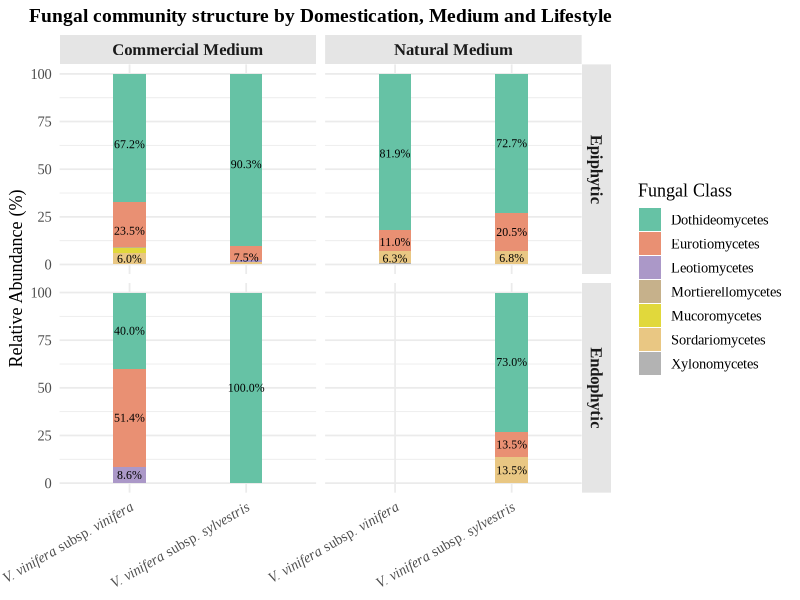
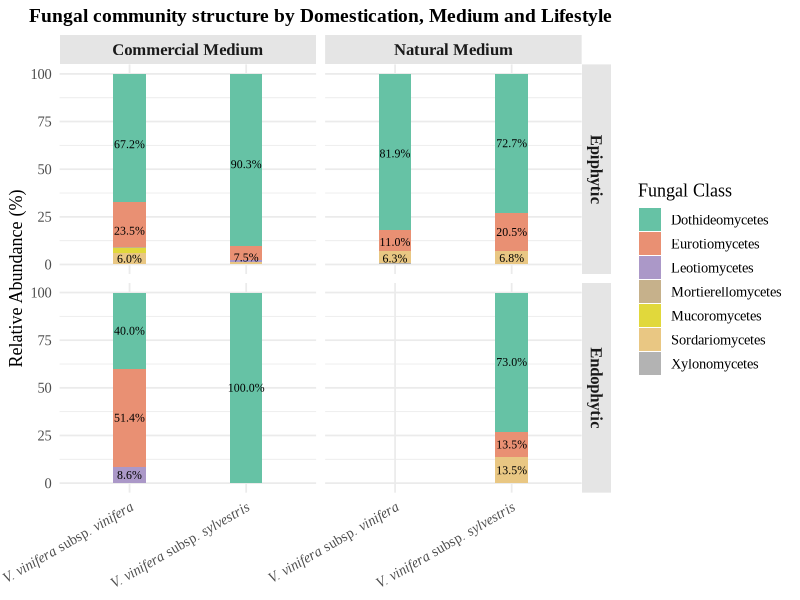

These charts were generated, in order, by the following R code:
library(tidyverse)
library(RColorBrewer)
library(patchwork)
library(Cairo)
library(ggtext)

# ---- Read & clean ----
df <- read.csv("data/Figure_12.csv", sep = ";", check.names = FALSE)
names(df) <- trimws(names(df))
df$Abundance <- as.numeric(gsub(",", ".", df$Abundance))

needed <- c("Treatment","Ecosystem","Class","Abundance")
missing <- setdiff(needed, names(df))
if (length(missing)) stop(paste("Faltan columnas:", paste(missing, collapse=", ")))

df <- df %>%
  mutate(
    System = case_when(
      str_detect(Treatment, regex("Domesticated", ignore_case = TRUE)) ~ "V. vinifera subsp. vinifera",
      str_detect(Treatment, regex("Wild", ignore_case = TRUE))         ~ "V. vinifera subsp. sylvestris",
      TRUE ~ NA_character_
    ),
    Medium = case_when(
      str_detect(Treatment, regex("Commercial", ignore_case = TRUE)) ~ "Commercial Medium",
      str_detect(Treatment, regex("Natural", ignore_case = TRUE))    ~ "Natural Medium",
      TRUE ~ NA_character_
    ),
    Ecosystem = recode(Ecosystem, "Epi"="Epiphytic", "End"="Endophytic", .default = Ecosystem)
  )

df$System    <- factor(df$System, levels = c("V. vinifera subsp. vinifera", "V. vinifera subsp. sylvestris"))
df$Medium    <- factor(df$Medium, levels = c("Commercial Medium","Natural Medium"))
df$Ecosystem <- factor(df$Ecosystem, levels = c("Epiphytic","Endophytic"))

df_sum <- df %>%
  filter(!is.na(System), !is.na(Medium), !is.na(Ecosystem), !is.na(Class)) %>%
  group_by(System, Medium, Ecosystem, Class) %>%
  summarise(Abundance = sum(Abundance, na.rm = TRUE), .groups = "drop") %>%
  group_by(System, Medium, Ecosystem) %>%
  mutate(Relative_Abundance = 100 * Abundance / sum(Abundance, na.rm = TRUE)) %>%
  ungroup()

df_sum$Relative_Abundance[!is.finite(df_sum$Relative_Abundance)] <- 0

ordered_classes <- sort(unique(df_sum$Class))
df_sum$Class <- factor(df_sum$Class, levels = ordered_classes)
palette_colors <- colorRampPalette(brewer.pal(8, "Set2"))(length(ordered_classes))
palette <- setNames(palette_colors, ordered_classes)

system_labels <- c(
  "V. vinifera subsp. vinifera"   = "*V. vinifera* subsp. *vinifera*",
  "V. vinifera subsp. sylvestris" = "*V. vinifera* subsp. *sylvestris*"
)

label_threshold <- 5 # %
df_lab <- df_sum %>% mutate(label = ifelse(Relative_Abundance >= label_threshold,
                                           sprintf("%.1f%%", Relative_Abundance), ""))

final_plot <- ggplot(df_sum, aes(x = System, y = Relative_Abundance, fill = Class)) +
  geom_bar(stat = "identity", position = "stack", width = 0.28, color = NA) +
  geom_text(
    data = df_lab %>% filter(label != ""),
    aes(label = label),
    position = position_stack(vjust = 0.5),
    size = 3,
    family = "Times New Roman"
  ) +
  facet_grid(Ecosystem ~ Medium) +
  scale_fill_manual(values = palette, drop = FALSE) +
  scale_x_discrete(labels = system_labels) +
  theme_minimal(base_family = "Times New Roman", base_size = 13) +
  theme(
    strip.text = element_text(face = "bold", size = 12),
    strip.background = element_rect(fill = "grey90", color = NA),
    axis.text.x = element_markdown(angle = 30, hjust = 1),
    legend.position = "right",
    plot.title = element_text(hjust = 0.5, face = "bold", size = 14)
  ) +
  labs(
    title = "Fungal community structure by Domestication, Medium and Lifestyle",
    x = NULL,
    y = "Relative Abundance (%)",
    fill = "Fungal Class"
  )

CairoPDF("output/Figure_12.pdf", width = 14, height = 8, family = "Times New Roman")
print(final_plot); dev.off()

ggsave("output/Figure_12.tiff", plot = final_plot,
       dpi = 600, width = 12, height = 7, units = "in",
       compression = "lzw", bg = "white")
